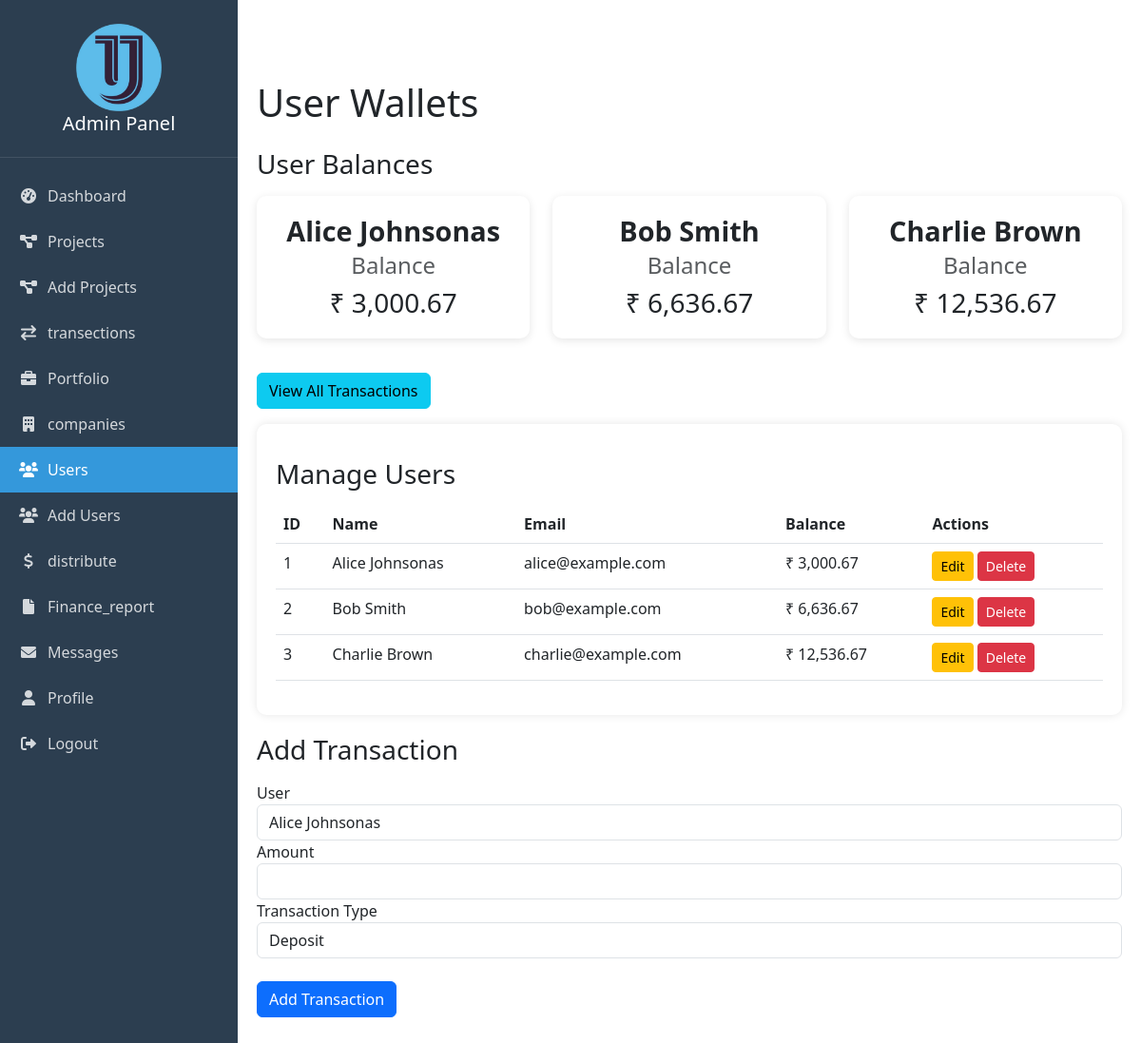
/admin1/user_wallets.php (signed in), run on an earlier commit of the app's database.
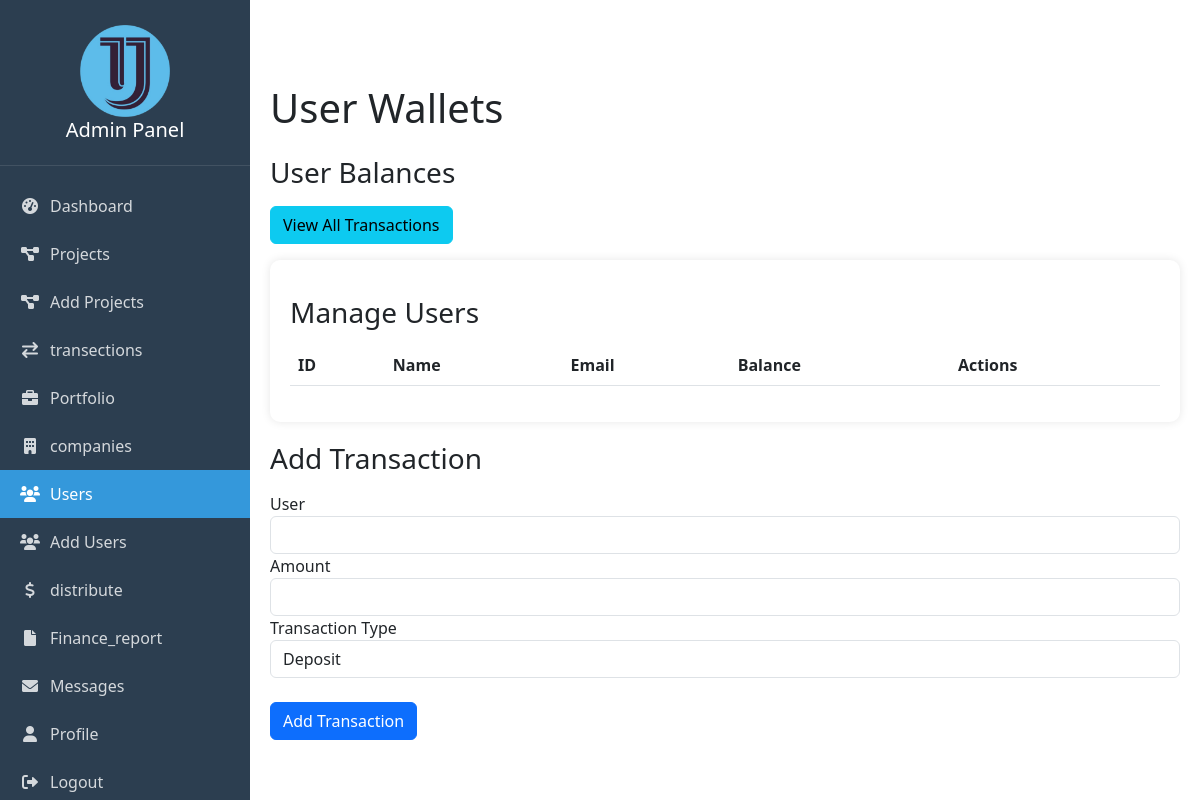
And on a later commit of the database.
### tables this page shows
CREATE TABLE `users` (
  `user_id` int(11) NOT NULL,
  `name` varchar(255) NOT NULL,
  `email` varchar(255) NOT NULL,
  `password_hash` varchar(255) NOT NULL,
  `role` enum('admin','employee','investor') NOT NULL,
  `wallet_balance` decimal(12,2) DEFAULT 0.00,
  `created_at` timestamp NOT NULL DEFAULT current_timestamp()
);

### admin1/user_wallets.php (the view, shortened to what this page needs)
<?php
require_once 'auth_check.php';
$usersBalanceQuery = "
    SELECT u.user_id, u.name ,u.email,
           IFNULL(SUM(CASE WHEN uw.transaction_type = 'deposit' THEN uw.amount ELSE -uw.amount END), 0) AS balance
    FROM users u
    LEFT JOIN user_wallets uw ON u.user_id = uw.user_id
    GROUP BY u.user_id, u.name
";
$usersBalanceResult = mysqli_query($conn, $usersBalanceQuery);
?>
<?php include 'nav.php'; ?>
<!DOCTYPE html>
<html lang="en">
<head>
</head>
<body>
<div class="main-content">
    <h1 class="my-4">User Wallets</h1>
    <h3 class="my-3">User Balances</h3>
    <div class="row">
        <?php
        mysqli_data_seek($usersBalanceResult, 0);
        while ($userBalance = mysqli_fetch_assoc($usersBalanceResult)) { ?>
            <div class="col-md-4 mb-3">
                    <div class="stat-card text-center">
                        <h5 class="stat-number"><?php echo $userBalance['name']; ?></h5>
                        <h4 class="card-subtitle mb-2 text-muted">Balance</h4>
                        <h3 class="card-text">₹ <?php echo number_format($userBalance['balance'], 2); ?></h3>
                    </div>
            </div>
        <?php } ?>
    </div>
    <button class="btn btn-info mb-3" data-toggle="modal" data-target="#walletTransactionsModal">View All Transactions</button>
<div class="finance-card">
    <h3 class="my-3">Manage Users</h3>
    <table class="table table-responsive">
    <thead>
        <tr>
            <th>ID</th>
            <th>Name</th>
            <th>Email</th>
            <th>Balance</th>
            <th>Actions</th>
        </tr>
    </thead>
    <tbody>
        <?php
        mysqli_data_seek($usersBalanceResult, 0);
        while ($user = mysqli_fetch_assoc($usersBalanceResult)) { ?>
            <tr>
                <td><?php echo $user['user_id']; ?></td>
                <td><?php echo $user['name']; ?></td>
                <td><?php echo $user['email']; ?></td>
                <td>₹ <?php echo number_format($user['balance'], 2); ?></td>
                <td>
                    <button class="btn btn-warning btn-sm editUserBtn"
                            data-id="<?php echo $user['user_id']; ?>"
                            data-name="<?php echo $user['name']; ?>"
                            data-email="<?php echo $user['email']; ?>"
                            data-balance="<?php echo $user['balance']; ?>">
                        Edit
                    </button>
                    <a href="user_wallets.php?id=<?php echo $user['user_id']; ?>" class="btn btn-danger btn-sm" onclick="return confirm('Are you sure you want to delete this user?');">Delete</a>
                </td>
            </tr>
        <?php } ?>
    </tbody>
    </table>
    </div>
    <form action="user_wallets.php" method="POST" class="mb-4">
        <h3 class="my-3">Add Transaction</h3>
        <div class="form-group">
            <label for="user_id">User</label>
            <select class="form-control" name="user_id" id="user_id">
                <?php
                mysqli_data_seek($usersBalanceResult, 0);
                while ($user = mysqli_fetch_assoc($usersBalanceResult)) {
                    echo "<option value='" . $user['user_id'] . "'>" . $user['name'] . "</option>";
                }
                ?>
            </select>
        </div>
        <div class="form-group">
            <label for="amount">Amount</label>
            <input type="number" step="0.01" class="form-control" name="amount" id="amount" required>
        </div>
        <div class="form-group">
            <label for="transaction_type">Transaction Type</label>
            <select class="form-control" name="transaction_type" id="transaction_type">
                <option value="deposit">Deposit</option>
            </select>
        </div>
        <br>
        <button type="submit" class="btn btn-primary">Add Transaction</button>
    </form>
</div>
</body>
</html>

What changed in the data, as far as the page shows it:
removed users: name "Alice Johnsonas", balance "3,000.67", user_id "1", email "alice@example.com"
removed users: name "Bob Smith", balance "6,636.67", user_id "2", email "bob@example.com"
removed users: name "Charlie Brown", balance "12,536.67", user_id "3", email "charlie@example.com"
Also different on the page:
form field user_id: "Alice Johnsonas" → (not shown)
